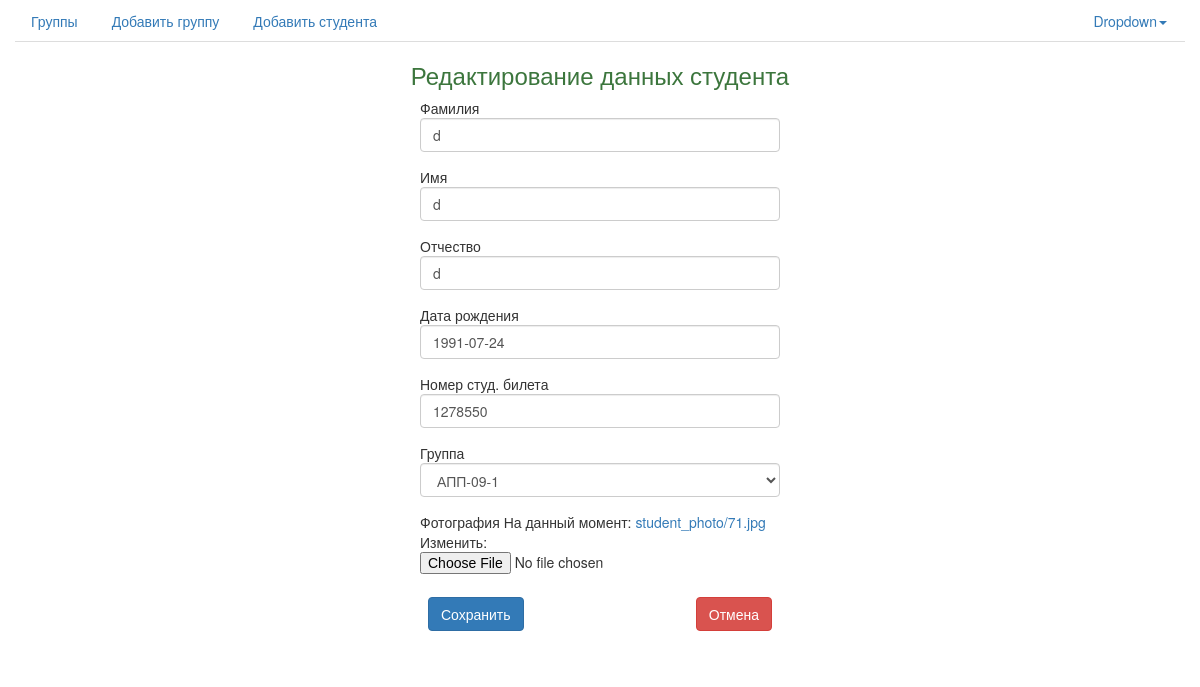
The app's page /edit_student/12/, older data.
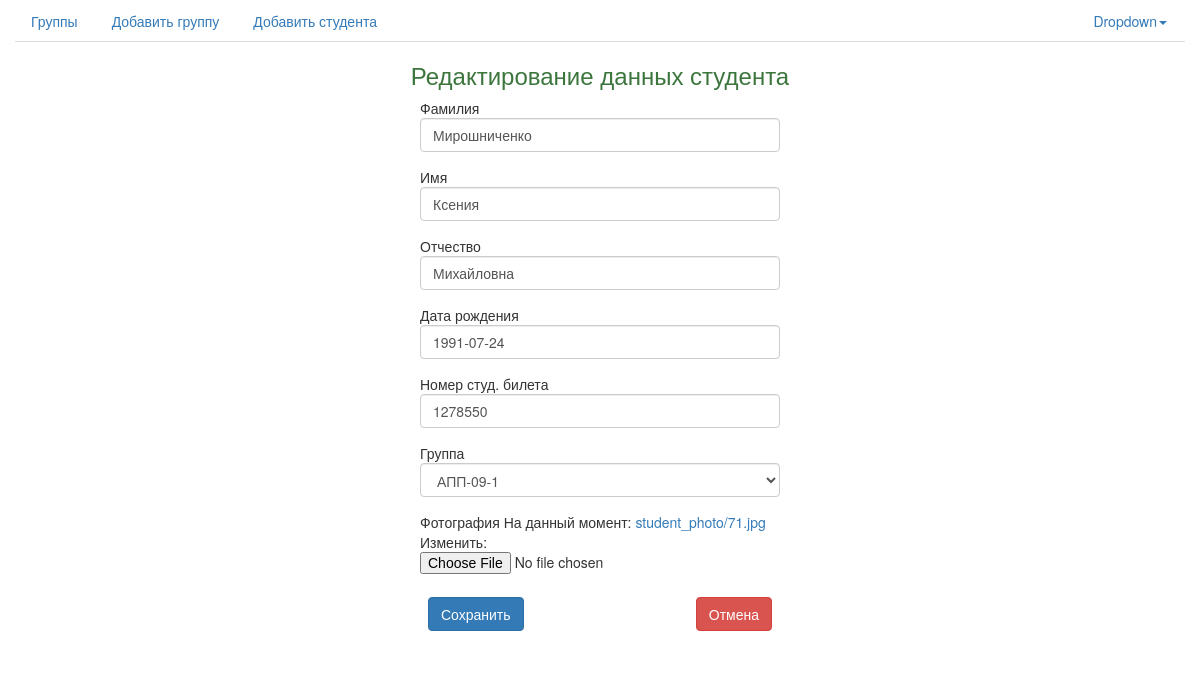
The same page, newer data.
### student/models.py (models this page shows, shortened)
class Student(models.Model):
    last_name = models.CharField(max_length=255, verbose_name=u'Фамилия')
    first_name = models.CharField(max_length=255, verbose_name=u'Имя')
    patronymic = models.CharField(max_length=255, verbose_name=u'Отчество')
    photo = models.ImageField(upload_to='student_photo', verbose_name=u'Фотография')
    birth_day = models.DateField(auto_now=False, verbose_name=u'Дата рождения')
    students_ticket_number = models.PositiveIntegerField(verbose_name=u'Номер студ. билета')
    in_group = models.ForeignKey('Group', related_name='r_students', verbose_name=u'Группа')
    class Meta:
        ordering = ['last_name', 'first_name']
        verbose_name = u'Студент'
        verbose_name_plural = u'Студенты'

### app/views.py (the view, shortened to what this page needs)
# urls.py: url(r'^edit_student/(?P<pk>\d+)/$', StudentEditView.as_view(), name='edit_student'),
class StudentEditView(UpdateView):
    template_name = 'edit_student.html'
    model = Student
    form_class = StudentAddForm

### app/form.py
class StudentAddForm(forms.ModelForm):
    class Meta:
        model = Student
        fields = ('last_name', 'first_name', 'patronymic', 'birth_day', 'students_ticket_number', 'in_group', 'photo')
        widgets = {
            'last_name': forms.TextInput(attrs={'class': "form-control"}),
            'first_name': forms.TextInput(attrs={'class': "form-control"}),
            'patronymic': forms.TextInput(attrs={'class': "form-control"}),
            'birth_day': forms.DateInput(attrs={'class': "form-control"}),
            'in_group': forms.Select(attrs={'class': "form-control"}),
            'students_ticket_number': forms.TextInput(attrs={'class': "form-control"}),
        }

### student/models.py (called while the page is built)
    def __unicode__(self):
        return self.title

### templates/edit_student.html
{% extends "base.html" %}
{% block content %}
<div class="container-fluid">
	<div class="row">
		<div class="col-md-12">
			<h3 class="text-center text-success">
				Редактирование данных студента
			</h3>
		</div>
	</div>
	<div class="row">
		<div class="col-md-4">
		</div>
		<div class="col-md-4">
			<form role="form" method="post" enctype="multipart/form-data" id="contactform">{% csrf_token %}
				{% for field in form %}
                    <div class="form-group">
                        {% if field.errors %}
                            <div class="alert alert-warning" role="alert">
                                {{ field.label }}
                                {{ field }}{{ field.errors }}
                            </div>
                        {% else %}
                            {{ field.label }}
                            {{ field }}
                        {% endif %}
                    </div>
                {% endfor %}
				<table class="table">
                    <thead>
                        <tr>
                            <td class="text-left">
                                <input type="submit" value="Сохранить" class="btn btn-primary"/>
                            </td>
                            <td class="text-right">
                                <a href="/student_detail/{{ student.id }}"><button type="button" class="btn btn-danger">Отмена</button></a>
                            </td>
                        </tr>
                    </thead>
                </table>
			</form>
		</div>
		<div class="col-md-4">
		</div>
	</div>
</div>
{% endblock %}

Row changes from the older to the newer data that the page shows:
changed Student "АПП-09-1": last_name "d" → "Мирошниченко"; first_name "d" → "Ксения"; patronymic "d" → "Михайловна"
